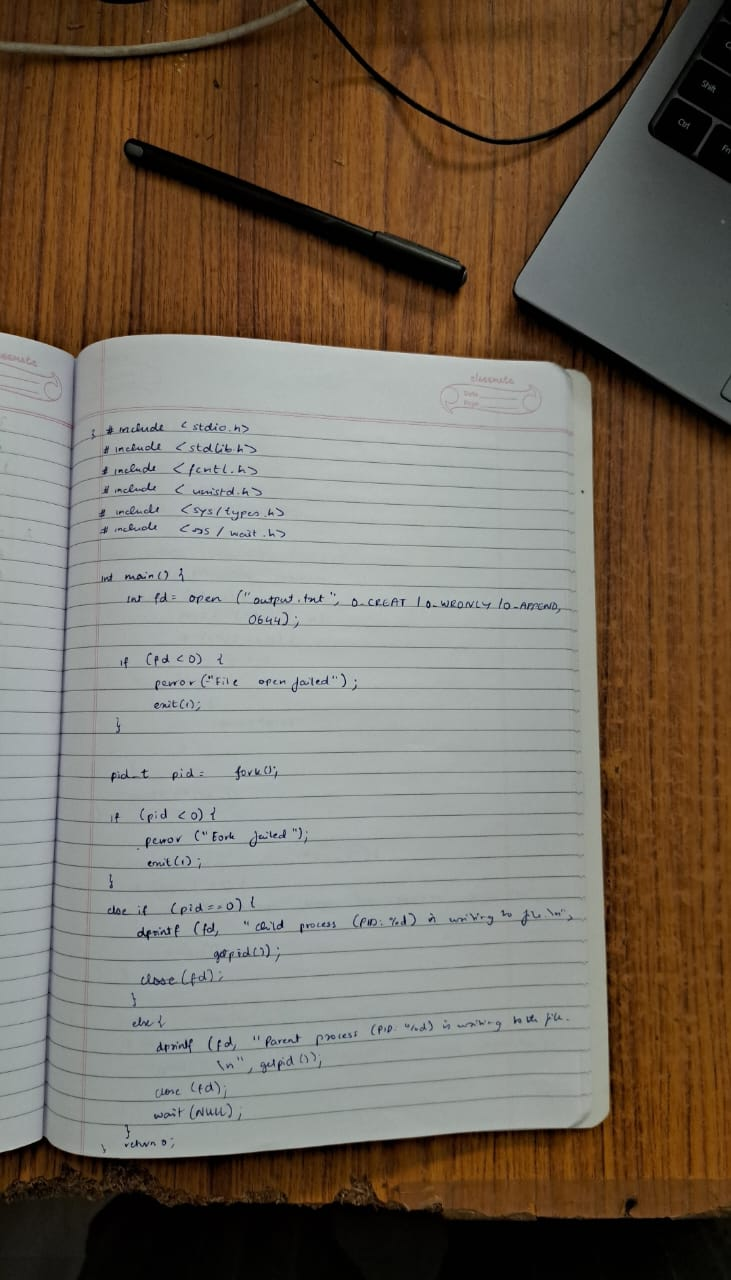
#> input picture Images/Input 1.jpeg, 731 x 1280 px
$ python -i scanify.py   (imports and definitions only)   (older library calls are emulated)
#> lines starting #> are read from the running program, lines starting #| are printed output that depends on the picture; after the words box and inside, x2 and y2 are one past the last pixel; in counts of white or black regions, pixels touching at a corner belong together
import streamlit as st
import cv2
import numpy as np
from PIL import Image
from io import BytesIO

# ---------------------- Custom CSS ----------------------
# [50 lines not run here, left out]

# ---------------------- MAIN APP ----------------------
# [62 lines left out: function main, not called in this run]

# ---------------------- IMAGE PROCESSING ----------------------

def preprocess_image(img):
    img = cv2.resize(img, (960, 1280), interpolation=cv2.INTER_LANCZOS4)
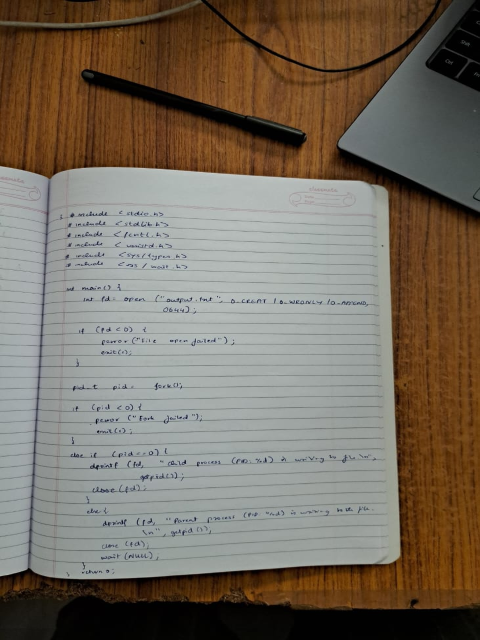
#> img: shape (1280, 960, 3) (shown at 1/2 size); mean of channels 0, 1, 2 119.1, 108.5, 95.2; drawn as R, G, B
    gray = cv2.cvtColor(img, cv2.COLOR_BGR2GRAY)
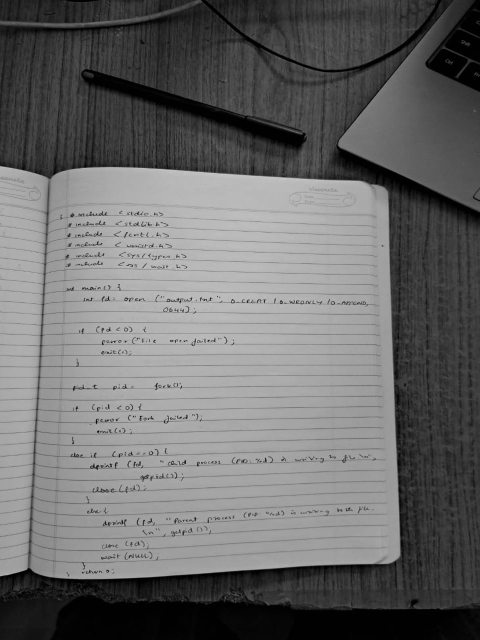
#> gray: shape (1280, 960) (shown at 1/2 size); min 0, max 233, mean 105.8
    clahe = cv2.createCLAHE(clipLimit=3.0, tileGridSize=(8,8))
    enhanced = clahe.apply(gray)
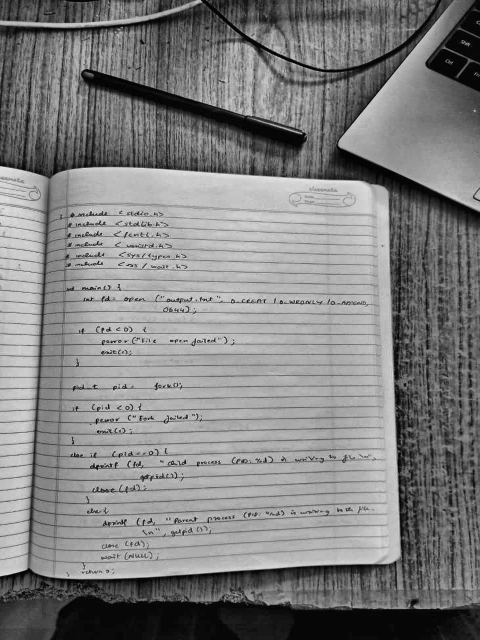
#> enhanced: shape (1280, 960) (shown at 1/2 size); min 1, max 241, mean 127.8
    blurred = cv2.bilateralFilter(enhanced, 11, 75, 75)
    edges = cv2.Canny(blurred, 30, 120)
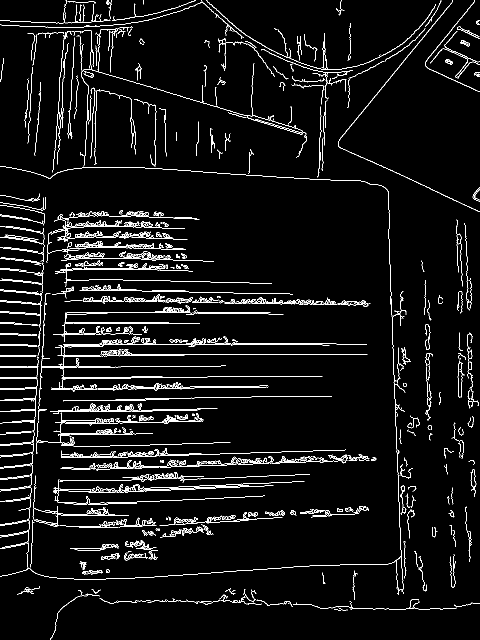
#> edges: shape (1280, 960) (shown at 1/2 size); 4.7% white in thin lines or dots
    return img, blurred, edges

def get_contours(edges):
    contours, _ = cv2.findContours(edges, cv2.RETR_LIST, cv2.CHAIN_APPROX_SIMPLE)
#> contours = 1160 contours, 837 with area under 20; largest, box (x1, y1, x2, y2) and area: (122, 898, 692, 916) 379, (320, 1053, 408, 1075) 318, (676, 0, 960, 424) 308, (115, 462, 242, 484) 304, (121, 919, 355, 941) 280
    max_area = 0
    best_cnt = None
    for cnt in contours:
        area = cv2.contourArea(cnt)
        if 5000 < area < 1000000:
            peri = cv2.arcLength(cnt, True)
            approx = cv2.approxPolyDP(cnt, 0.02 * peri, True)
            if len(approx) == 4:
                x, y, w, h = cv2.boundingRect(cnt)
                aspect_ratio = w / float(h)
                if 0.7 < aspect_ratio < 1.3:
                    if area > max_area:
                        max_area = area
                        best_cnt = approx
#> this loop made 1160 passes
#> area on passes 16, 19, 21: 37, 34.5, 24
#> after the loop, max_area = 0
    return best_cnt.reshape(4, 2) if best_cnt is not None else None

# [43 lines left out: functions order_points, warp_perspective, enhance_document, not called in this run]

def auto_crop(img):
    hsv = cv2.cvtColor(img, cv2.COLOR_BGR2HSV)
#> hsv: shape (1280, 731, 3); mean H, S, V 64.9, 86.5, 122.8
    mask = cv2.inRange(hsv, np.array([0, 0, 100]), np.array([255, 60, 255]))
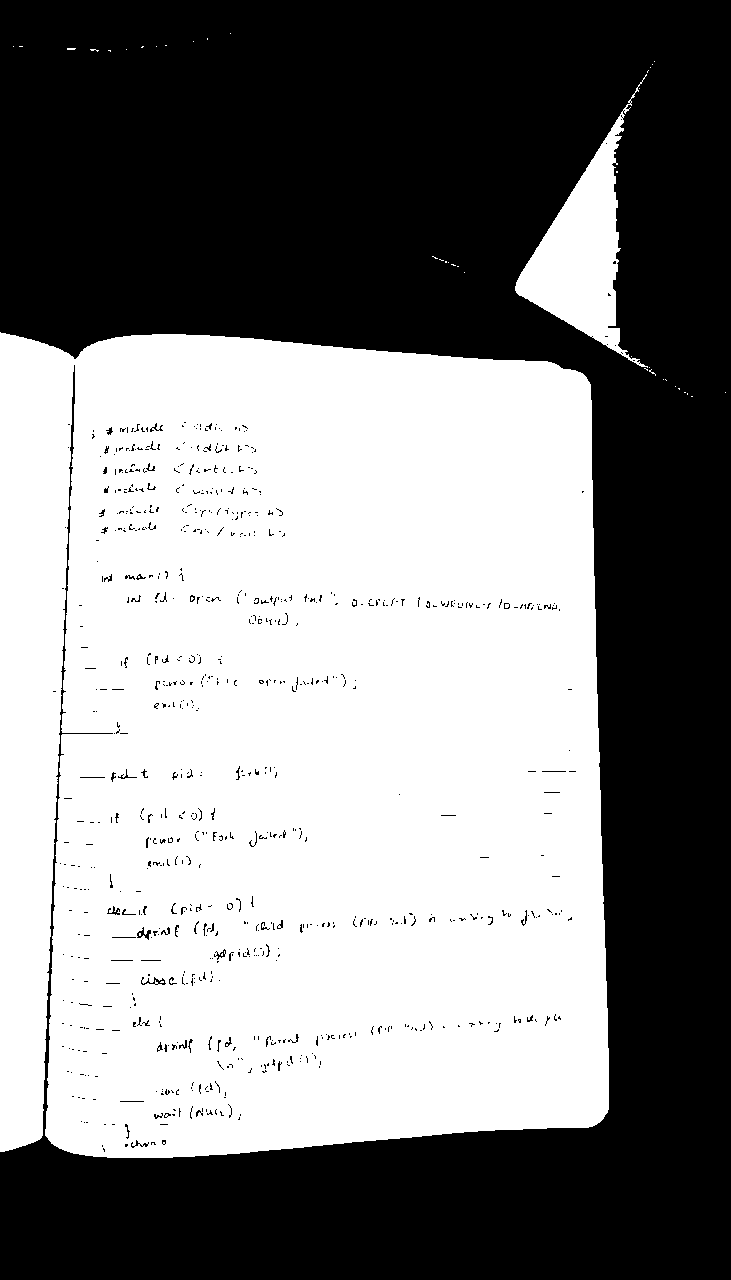
#> mask: shape (1280, 731); 51.6% white; 777 black regions (719 under 20 px)
    contours, _ = cv2.findContours(mask, cv2.RETR_EXTERNAL, cv2.CHAIN_APPROX_SIMPLE)
#> contours = 39 contours, 37 with area under 20; largest, box (x1, y1, x2, y2) and area: (0, 332, 609, 1158) 473352, (515, 74, 648, 368) 12174
    max_area = 0
    best_rect = (0, 0, img.shape[1], img.shape[0])
#> best_rect = (0, 0, 731, 1280)
    for cnt in contours:
        area = cv2.contourArea(cnt)
        if area < 1000:
            continue
        rect = cv2.minAreaRect(cnt)
        box = cv2.boxPoints(rect)
        box = np.int32(box)
        width = rect[1][0]
        height = rect[1][1]
        aspect_ratio = max(width, height) / min(width, height)
        if aspect_ratio < 1.5 and area > max_area:
            max_area = area
            x, y, w, h = cv2.boundingRect(box)
            best_rect = (x, y, w, h)
#> this loop made 39 passes
#> (area, rect, box, width, height, aspect_ratio, max_area, x) on pass 13: (473351.5, ((304, 744.5), (825, 608), -90), [[607, 1156], [0, 1156], [0, 332], [607, 332]], 825, 608, 1.36, 473351.5, 0)
#> (area, rect, box, width, height, aspect_ratio) on pass 23: (12173.5, ((580.6, 220.7), (131.7, 293), -0.196), [[515, 367], [514, 74], [646, 74], [647, 367]], 131.7, 293, 2.22)
#> after the loop, h = 825; max_area = 473351.5; w = 608; x = 0; y = 332
    x, y, w, h = best_rect
    return img[y:y + h, x:x + w]
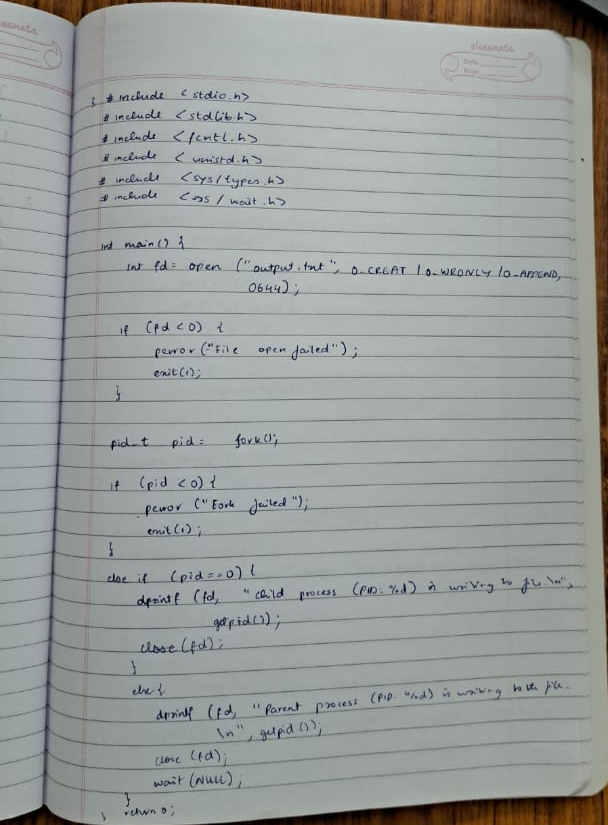
#> returned value: shape (825, 608, 3); mean of channels 0, 1, 2 153, 157.1, 154.7; drawn as R, G, B

def process_image(img):
    st.markdown("#### Step 1: Preprocessing")
    resized_img, blurred, edges = preprocess_image(img)
    st.image(resized_img, caption="Resized Image", use_column_width=True)
    st.image(blurred, caption="Blurred (Bilateral Filter + CLAHE)", use_column_width=True)
    st.image(edges, caption="Edges (Canny Edge Detection)", use_column_width=True)

    st.markdown("#### Step 2: Finding Document Contour")
    biggest = get_contours(edges)
    contour_img = resized_img.copy()
    if biggest is not None:
        cv2.drawContours(contour_img, [biggest.astype(int)], -1, (0, 255, 0), 3)
        st.image(contour_img, caption="Detected Document Contour", use_column_width=True)

        st.markdown("#### Step 3: Perspective Transformation")
        warped = warp_perspective(blurred, biggest)
        st.image(warped, caption="Warped Document", use_column_width=True)

        st.markdown("#### Step 4: Auto Cropping")
        cropped = auto_crop(warped)
        st.image(cropped, caption="Auto Cropped", use_column_width=True)

        st.markdown("#### Step 5: Enhancement")
        enhanced = enhance_document(cropped)
        st.image(enhanced, caption="Enhanced Document", use_column_width=True)
    else:
        st.warning("No document contour found. Attempting fallback auto-crop and enhancement.")
        cropped = auto_crop(img)
        st.image(cropped, caption="Fallback Auto Cropped", use_column_width=True)
#> (this line was passed over: streamlit is not available in this run)

        enhanced = enhance_document(cropped)
        st.image(enhanced, caption="Fallback Enhanced Document", use_column_width=True)

    return enhanced


# [2 lines not run here, left out]

>>> import cv2
>>> picture = cv2.cvtColor(cv2.imread('Images/Input 1.jpeg'), cv2.COLOR_BGR2RGB)
#> (the run stopped early here; a loop or call above may not have finished)

$ run again, on Images/Input 4.jpeg
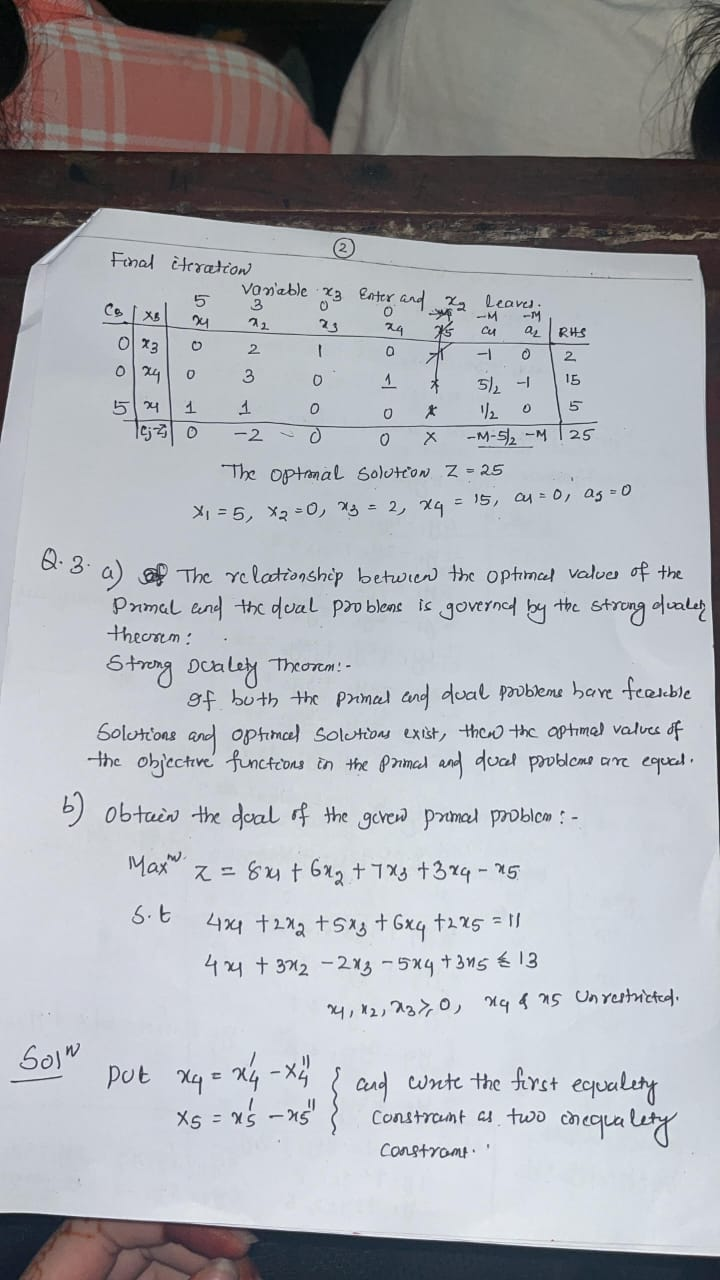
#> input picture Images/Input 4.jpeg, 720 x 1280 px
#> in preprocess_image, `edges = cv2.Canny(blurred, 30, 120)`:
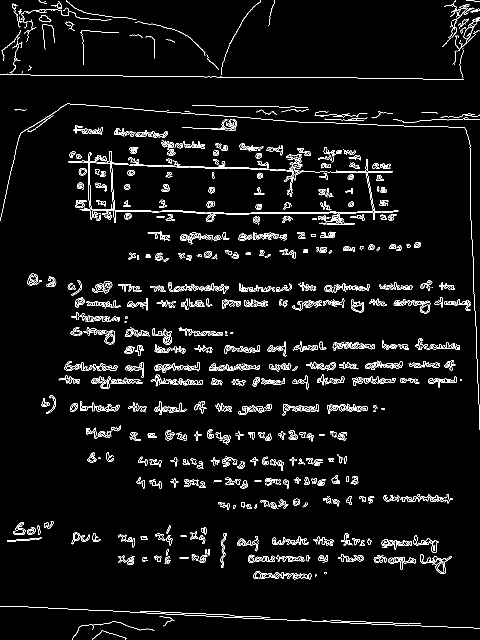
#> edges: shape (1280, 960) (shown at 1/2 size); 4.3% white in thin lines or dots
#> in get_contours, `contours, _ = cv2.findContours(edges, cv2.RETR_LIST, cv2.CHAIN_APPROX_..`: contours = 1556 contours, 915 with area under 20; largest, box (x1, y1, x2, y2) and area: (136, 302, 411, 446) 4159, (178, 325, 227, 420) 4066, (393, 327, 797, 444) 488, (518, 1144, 624, 1159) 399, (55, 547, 76, 571) 365
#> the loop in get_contours, `for cnt in contours:` made 1556 passes
#> area on passes 1, 14, 19: 21.5, 24, 25
#> after the loop in get_contours, `for cnt in contours:`: max_area = 0
#> hsv: shape (1280, 720, 3); mean H, S, V 31, 24.5, 180.2
#> mask: shape (1280, 720); 82.3% white; 2021 black regions (1892 under 20 px)
#> in auto_crop, `contours, _ = cv2.findContours(mask, cv2.RETR_EXTERNAL, cv2.CHAIN_APPR..`: contours = 155 contours, 131 with area under 20; largest, box (x1, y1, x2, y2) and area: (0, 208, 720, 1257) 708724, (363, 0, 720, 159) 49639, (192, 45, 293, 98) 1631, (33, 16, 126, 63) 1619, (330, 58, 364, 154) 1612
#> the loop in auto_crop, `for cnt in contours:` made 155 passes
#> (area, width, height, aspect_ratio, max_area, x, y, w) on pass 99: (708724.5, 1048, 719, 1.46, 708724.5, 0, 208, 720)
#> after the loop in auto_crop, `for cnt in contours:`: h = 1049; max_area = 708724.5; w = 720; x = 0; y = 208
#> in auto_crop, `return img[y:y + h, x:x + w]`:
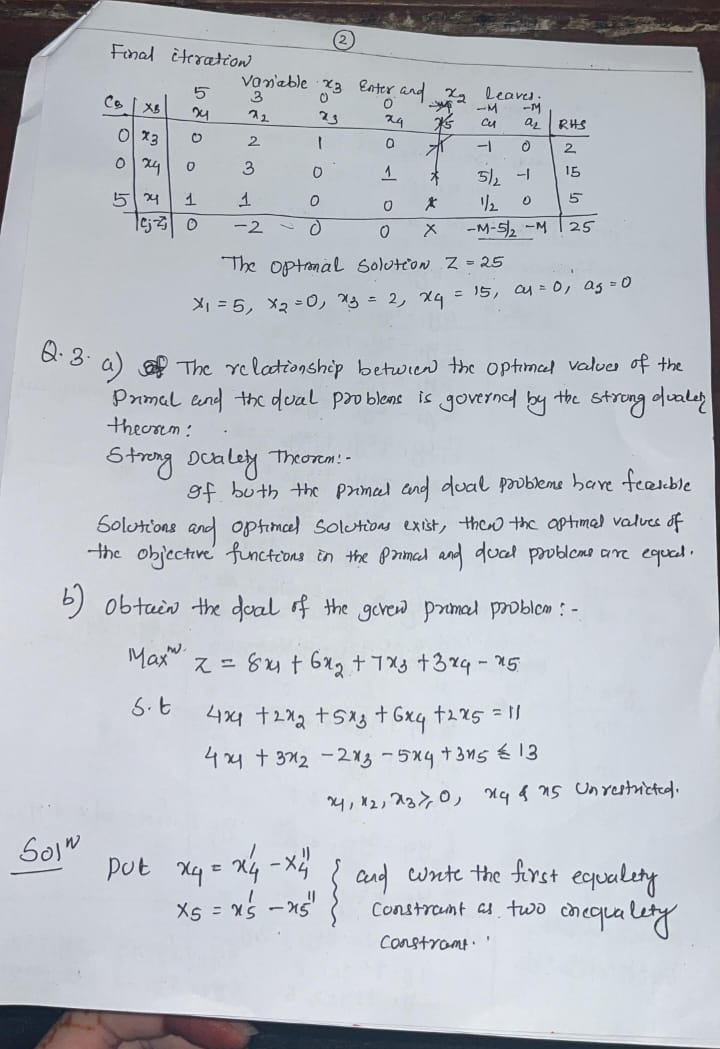
#> returned value: shape (1049, 720, 3); mean of channels 0, 1, 2 187.6, 191.8, 199; drawn as R, G, B
